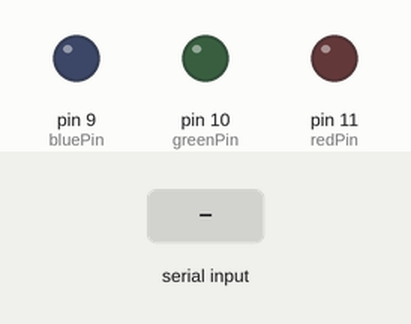
Simulated run of this sketch. Board: Arduino Uno, built with avr-gcc and run on an emulated ATmega328P. On the bench: output pins drawn as LEDs (lit = HIGH). The inputs (shaded band) are chosen by the test bench.

Above: at 1.2 s.
1.3 s: "R" received over Serial
At 2.5 s:
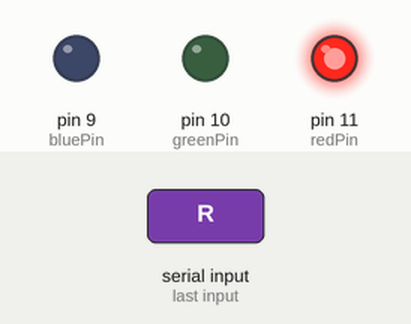
2.8 s: "r" received over Serial
At 3.7 s:
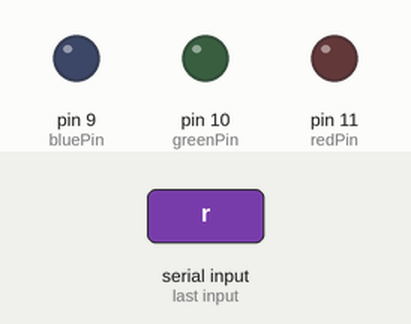
Timing chart, 0 to 5.8 s (numbered marks = the images above; inputs shaded):
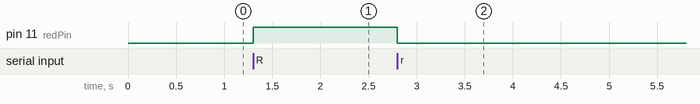

Measured:
- after the input at 1.3 s, pin 11 (redPin): LOW → HIGH at once
- after the input at 2.8 s, pin 11 (redPin): HIGH → LOW at once

The sketch:

exercise_05_2.ino
```cpp
// exercise_03
// Comms

const int redPin = 11;
const int greenPin = 10;
const int bluePin = 9;
const int servoPin = 8;
const int buzzerPin = 2;

void setup()
{
  pinMode(redPin, OUTPUT);
  pinMode(greenPin, OUTPUT);
  pinMode(bluePin, OUTPUT);
  Serial.begin(9600);
}

void loop()
{
  if (Serial.available())
  {
    char ch = Serial.read();
    if (ch == 'R')
    {
      digitalWrite(redPin, HIGH);
    }
    else if (ch == 'r')
    {
      digitalWrite(redPin, LOW);
    }
  }

}
```
